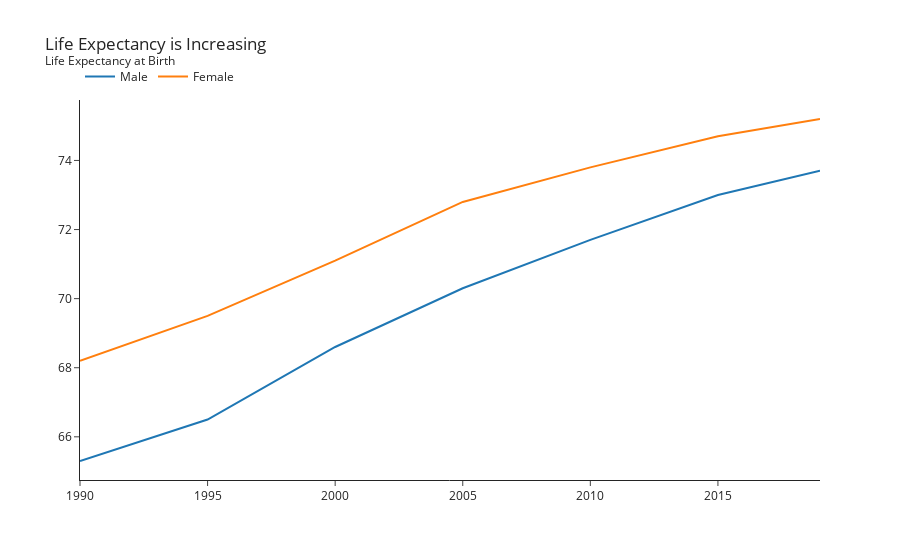

Write notebook code for a chart like this one.
### Markdown cell above
### Life Expectancy

### Code cell
plot_life_expectancy()

### Figure 1 — Plotly figure (JSON) as saved in the notebook; plotly's stock layout.template omitted (floating-point values rounded to 4 significant figures)
{"data": [{"hovertemplate": "sex=Male<br>year=%{x}<br>hale_years=%{y}<extra></extra>", "legendgroup": "Male", "line": {"color": "#1F77B4", "dash": "solid"}, "marker": {"symbol": "circle"}, "mode": "lines", "name": "Male", "orientation": "v", "showlegend": true, "type": "scatter", "x": [1990, 1995, 2000, 2005, 2010, 2015, 2019], "xaxis": "x", "y": [65.3, 66.5, 68.6, 70.3, 71.7, 73, 73.7], "yaxis": "y"}, {"hovertemplate": "sex=Female<br>year=%{x}<br>hale_years=%{y}<extra></extra>", "legendgroup": "Female", "line": {"color": "#FF7F0E", "dash": "solid"}, "marker": {"symbol": "circle"}, "mode": "lines", "name": "Female", "orientation": "v", "showlegend": true, "type": "scatter", "x": [1990, 1995, 2000, 2005, 2010, 2015, 2019], "xaxis": "x", "y": [68.2, 69.5, 71.1, 72.8, 73.8, 74.7, 75.2], "yaxis": "y"}], "layout": {"legend": {"orientation": "h", "title": {"text": ""}, "tracegroupgap": 0, "x": 0, "xanchor": "left", "y": 1.1, "yanchor": "top"}, "title": {"text": "Life Expectancy is Increasing <br><sup>Life Expectancy at Birth</sup>"}, "xaxis": {"anchor": "y", "domain": [0, 1], "title": {"text": ""}}, "yaxis": {"anchor": "x", "domain": [0, 1], "title": {"text": ""}}}}
